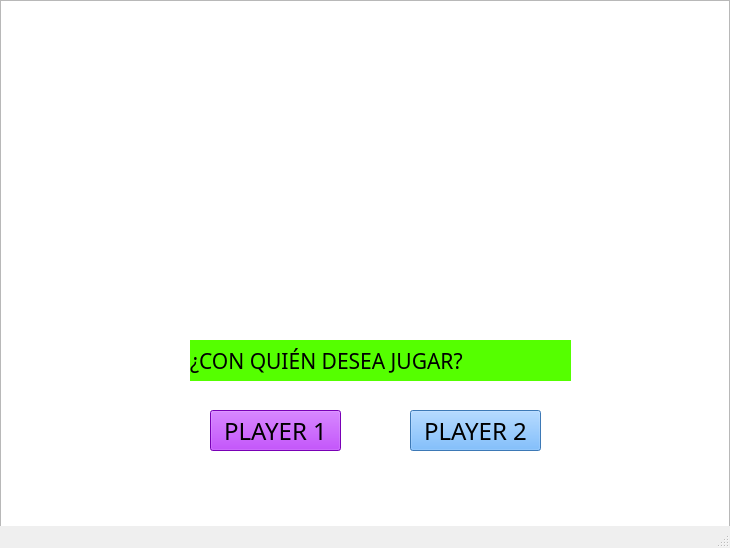
<?xml version="1.0" encoding="UTF-8"?>
<ui version="4.0">
 <class>Ventana_Multijugador</class>
 <widget class="QMainWindow" name="Ventana_Multijugador">
  <property name="geometry">
   <rect>
    <x>0</x>
    <y>0</y>
    <width>730</width>
    <height>548</height>
   </rect>
  </property>
  <property name="windowTitle">
   <string>Multijugador</string>
  </property>
  <widget class="QWidget" name="centralwidget">
   <widget class="QGraphicsView" name="graphicsView">
    <property name="geometry">
     <rect>
      <x>0</x>
      <y>0</y>
      <width>730</width>
      <height>548</height>
     </rect>
    </property>
   </widget>
   <widget class="QPushButton" name="pushButton">
    <property name="geometry">
     <rect>
      <x>210</x>
      <y>410</y>
      <width>131</width>
      <height>41</height>
     </rect>
    </property>
    <property name="font">
     <font>
      <family>MV Boli</family>
      <pointsize>18</pointsize>
     </font>
    </property>
    <property name="styleSheet">
     <string notr="true">color: rgb(0, 0, 0);
background-color: rgb(170, 0, 255);</string>
    </property>
    <property name="text">
     <string>PLAYER 1</string>
    </property>
   </widget>
   <widget class="QPushButton" name="pushButton_2">
    <property name="geometry">
     <rect>
      <x>410</x>
      <y>410</y>
      <width>131</width>
      <height>41</height>
     </rect>
    </property>
    <property name="font">
     <font>
      <family>MV Boli</family>
      <pointsize>18</pointsize>
     </font>
    </property>
    <property name="styleSheet">
     <string notr="true">background-color: rgb(85, 170, 255);</string>
    </property>
    <property name="text">
     <string>PLAYER 2</string>
    </property>
   </widget>
   <widget class="QLabel" name="label">
    <property name="geometry">
     <rect>
      <x>190</x>
      <y>340</y>
      <width>381</width>
      <height>41</height>
     </rect>
    </property>
    <property name="font">
     <font>
      <family>Papyrus</family>
      <pointsize>16</pointsize>
     </font>
    </property>
    <property name="styleSheet">
     <string notr="true">color: rgb(0, 0, 0);
background-color: rgb(85, 255, 0);</string>
    </property>
    <property name="text">
     <string>¿CON QUIÉN DESEA JUGAR?</string>
    </property>
   </widget>
  </widget>
  <widget class="QMenuBar" name="menubar">
   <property name="geometry">
    <rect>
     <x>0</x>
     <y>0</y>
     <width>730</width>
     <height>21</height>
    </rect>
   </property>
  </widget>
  <widget class="QStatusBar" name="statusbar"/>
 </widget>
 <resources/>
 <connections/>
</ui>
